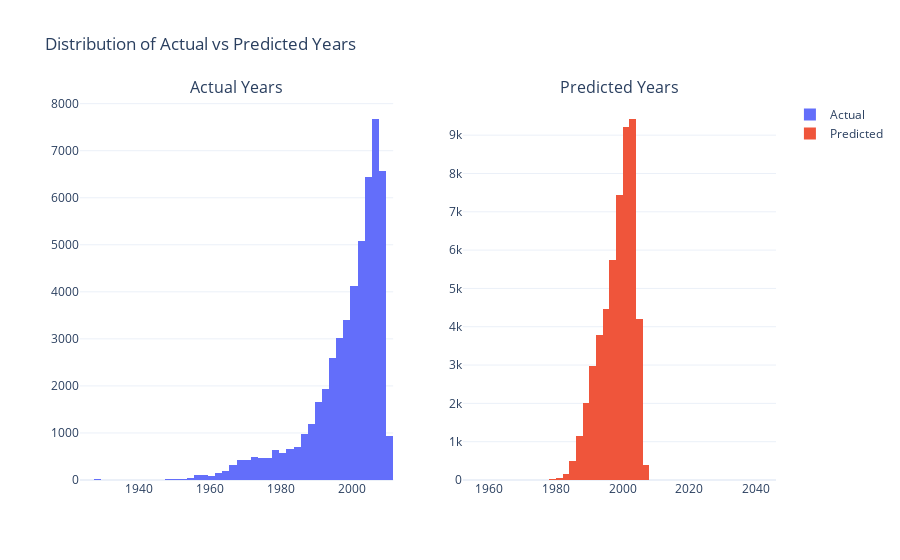

The notebook cell this image was saved under:
### Markdown cell above
## 6. Final Visualizations

### Code cell
fig = make_subplots(rows=1, cols=2, subplot_titles=['Actual Years', 'Predicted Years'])

fig.add_trace(go.Histogram(x=y_test, name='Actual', nbinsx=50), row=1, col=1)
fig.add_trace(go.Histogram(x=ensemble_pred, name='Predicted', nbinsx=50), row=1, col=2)

fig.update_layout(title='Distribution of Actual vs Predicted Years', template='plotly_white')
fig.write_html('reports/figures/40_final_distribution.html')
fig.show()

### Figure 1 — Plotly figure (JSON) as saved in the notebook; plotly's stock layout.template omitted (floating-point values rounded to 4 significant figures; data arrays with more than 128 entries replaced by an {"elided": "..."} marker saying what was removed)
{"data": [{"name": "Actual", "nbinsx": 50, "type": "histogram", "x": {"elided": "51514 int values"}, "xaxis": "x", "yaxis": "y"}, {"name": "Predicted", "nbinsx": 50, "type": "histogram", "x": {"elided": "51514 float values"}, "xaxis": "x2", "yaxis": "y2"}], "layout": {"annotations": [{"font": {"size": 16}, "showarrow": false, "text": "Actual Years", "x": 0.225, "xanchor": "center", "xref": "paper", "y": 1, "yanchor": "bottom", "yref": "paper"}, {"font": {"size": 16}, "showarrow": false, "text": "Predicted Years", "x": 0.775, "xanchor": "center", "xref": "paper", "y": 1, "yanchor": "bottom", "yref": "paper"}], "title": {"text": "Distribution of Actual vs Predicted Years"}, "xaxis": {"anchor": "y", "domain": [0, 0.45]}, "xaxis2": {"anchor": "y2", "domain": [0.55, 1]}, "yaxis": {"anchor": "x", "domain": [0, 1]}, "yaxis2": {"anchor": "x2", "domain": [0, 1]}}}
